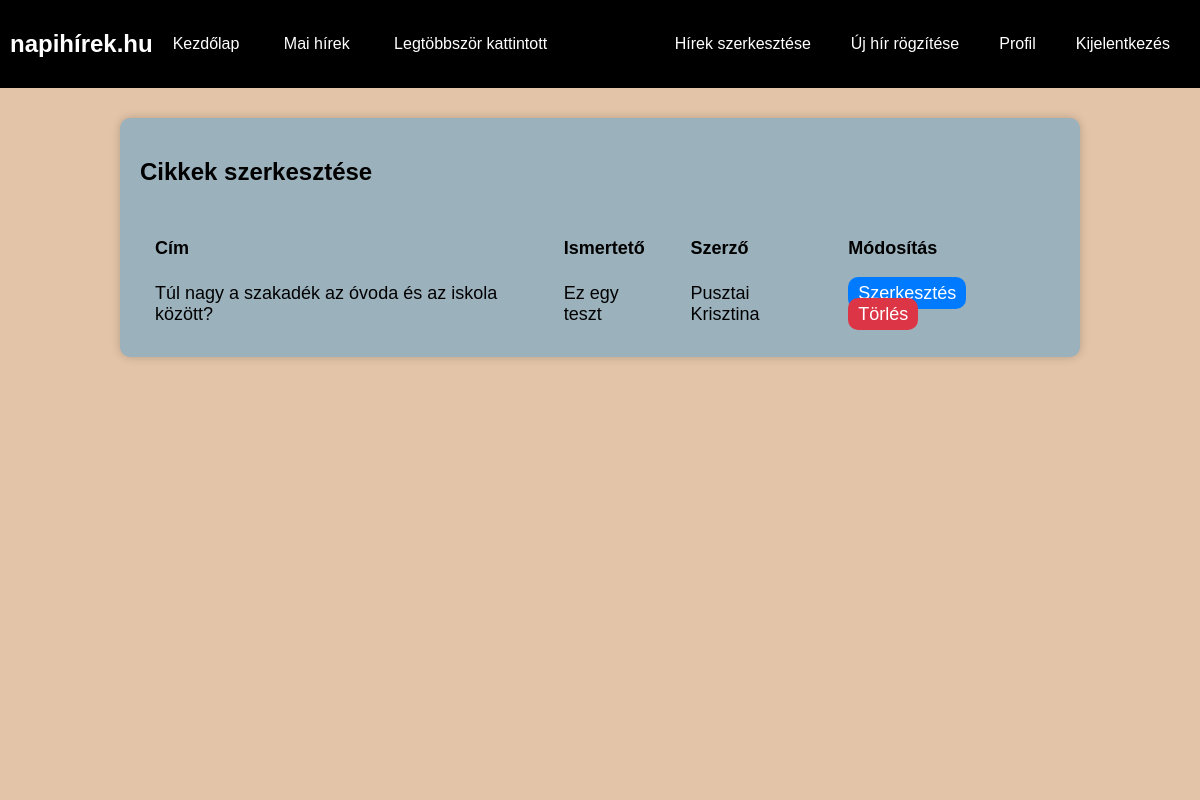
Screenshot of /admincikk.php (signed in) with the database file from the repository.
### tables this page shows
CREATE TABLE `cikkek` (
  `id` int(11) NOT NULL,
  `cim` varchar(100) NOT NULL,
  `rovidismerteto` varchar(100) NOT NULL,
  `szerzo` varchar(100) NOT NULL,
  `tartalom` text NOT NULL
);

### admincikk.php (the view, shortened to what this page needs)
<!DOCTYPE html>
<html lang="en">
<head>
    <link rel="stylesheet" href="style.css">
</head>
<body>
    <nav>
        <h1>napihírek.hu</h1>
        <div class="altalanos">
            <a href="index.php">Kezdőlap</a>
            <a href="#">Mai hírek</a>
            <a href="#">Legtöbbször kattintott</a>
        </div>
        <?php
        if (isset($_SESSION['user'])) {
            print " <a href='admincikk.php'>Hírek szerkesztése</a>";
            print "<a href='addcikk.php'>Új hír rögzítése</a>";
            print "<div class = 'felhasznalo'>";
            print "<a href='admin.php'>Profil</a>";
            print "<a href='logout.php'>Kijelentkezés</a>";
            print "</div>";
        } else {
            print "<a href='login.php'>Bejelentkezés</a>";
        }
        ?>
    </nav>
    <main>
        <div class="list">
            <h2>Cikkek szerkesztése</h2>
            <?php
           $connection_database = mysqli_connect("localhost", "root", "", "appworld_vizsga");
           $query = "SELECT * FROM cikkek";
           $result = mysqli_query($connection_database, $query);
            ?>
            <form action="" method="POST">
                <table>
                    <thead>
                        <tr>
                            <td>Cím</td>
                            <td>Ismertető</td>
                            <td>Szerző</td>
                            <td>Módosítás</td>
                        </tr>
                    </thead>
                    <tbody>
                        <?php
                        while ($row = mysqli_fetch_assoc($result)) {
                            print "<tr>";
                            print "<td>" . $row['cim'] . "</td>";
                            print "<td>" . $row['rovidismerteto'] . "</td>";
                            print "<td>" . $row['szerzo'] . "</td>";
                            print '<td><a href="editcikk.php?id=' . $row['id'] . '" class="edit">Szerkesztés</a>
                                    <a href="delete.php?id=' . $row['id'] . '" class="delete" data-id="' . $row['id'] . '">Törlés</a></td>';
                            print "</tr>";
                        }
                        ?>
                    </tbody>
                </table>
            </form>
        </div>
    </main>
</body>
</html>

### style.css (style rules this page uses)
* { box-sizing: border-box; }
html, body { display: flex; font-family: Arial, Helvetica, sans-serif; flex-direction: column; margin: 0; height: 100%; width: 100%; overflow-x: hidden; }
nav { display: flex; background-color: #000000; color: white; align-items: center; padding: 10px; justify-content: space-between; }
nav .altalanos { flex: 1; }
nav a { color: white; text-decoration: none; margin: 20px; }
nav .felhasznalo { display: flex; }
main { display: flex; flex-direction: column; background-color: #E3C4A8; padding-top: 30px; align-items: center; height: 100%; }
main .list { display: flex; flex-direction: column; width: 80%; background-color: rgba(46, 149, 218, 0.4); padding: 20px; border-radius: 10px; box-shadow: 0 0 10px rgba(0, 0, 0, 0.2); }
table { font-size: 18px; width: 100%; border-collapse: collapse; margin-top: 20px; }
th, td { padding: 12px 15px; text-align: left; }
thead>tr { font-weight: bold; }
.edit, .delete { background-color: #007bff; color: #fff; padding: 6px 10px; border: none; cursor: pointer; margin-right: 5px; border-radius: 10px; }
.delete { background-color: #dc3545; }
td > a { text-decoration: none; color: #000000; }

### rows the page displays
cikkek: cim "Túl nagy a szakadék az óvoda és az iskola között?", rovidismerteto "Ez egy teszt", szerzo "Pusztai Krisztina"
